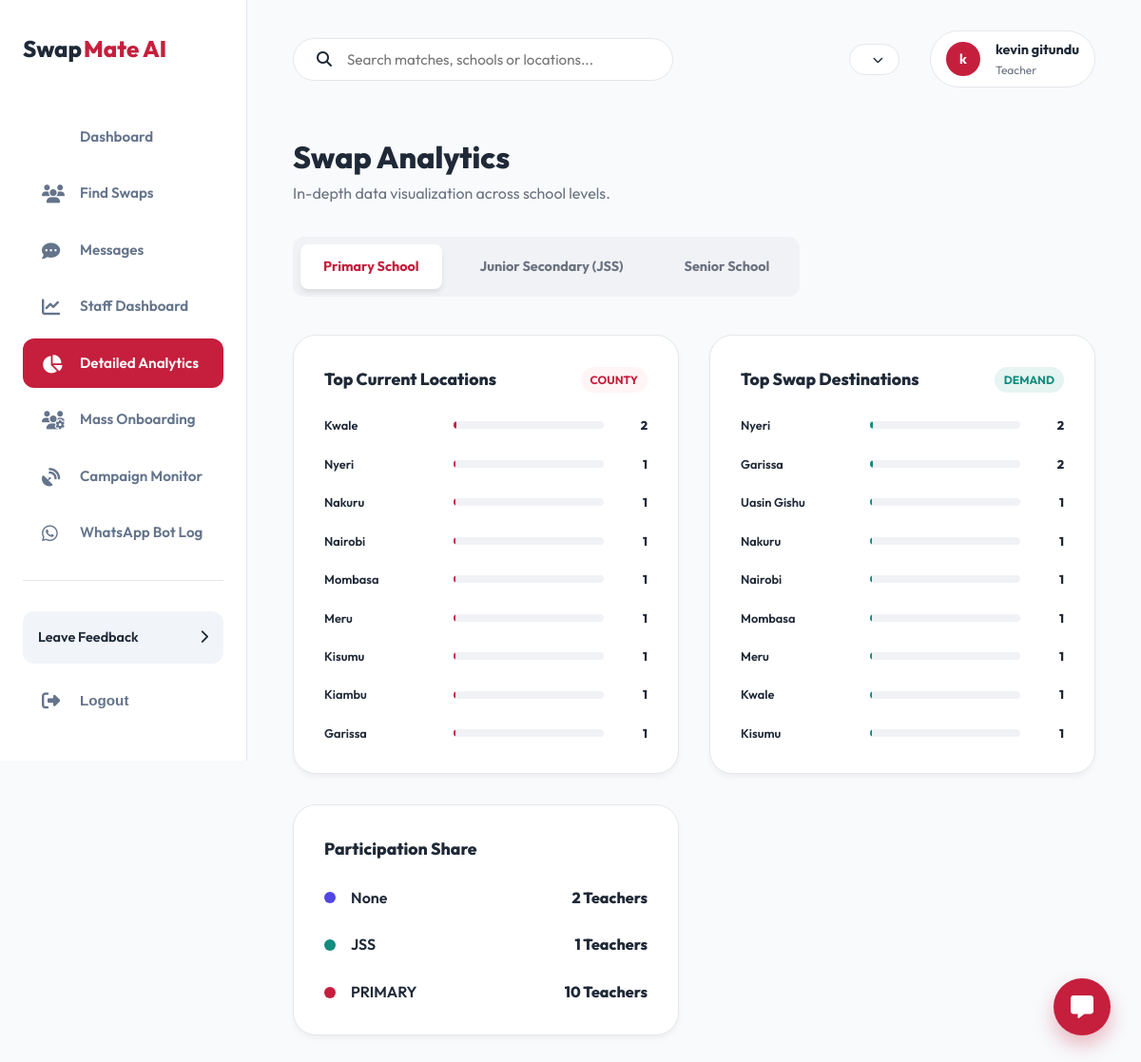
The page /accounts/staff/analytics/ (signed in) on the database its author committed.
### accounts/models.py (models this page shows, shortened)
class User(AbstractBaseUser, PermissionsMixin):
    phone_number = models.CharField(max_length=15, unique=True)
    first_name = models.CharField(max_length=30, blank=True)
    last_name = models.CharField(max_length=30, blank=True)
    email = models.EmailField(unique=True, null=True, blank=True)
    is_active = models.BooleanField(default=True)
    is_staff = models.BooleanField(default=False)
    date_joined = models.DateTimeField(auto_now_add=True)
    last_seen = models.DateTimeField(null=True, blank=True)
    objects = CustomUserManager()
    USERNAME_FIELD = 'phone_number'
    REQUIRED_FIELDS = ['first_name', 'last_name']

### locations/models.py (models this page shows, shortened)
class County(models.Model):
    name = models.CharField(max_length=100, unique=True)
    class Meta:
        verbose_name_plural = "Counties"

### accounts/views.py (the view)
# urls.py: path('staff/analytics/', views.swap_analytics, name='swap_analytics'),
@login_required
def swap_analytics(request):
    if not request.user.is_staff:
        return redirect('accounts:dashboard')
    from django.db.models import Count
    from locations.models import County
    from .models import TeacherProfile, TeacherSubject, Subject, PreferredLocation
    level = request.GET.get('level', 'PRIMARY')
    profiles = TeacherProfile.objects.filter(level=level)
    top_current = profiles.values('county__name').annotate(count=Count('id')).order_by('-count')[:10]
    top_preferred = PreferredLocation.objects.filter(profile__level=level).values('county__name').annotate(count=Count('id')).order_by('-count')[:10]
    top_subjects = []
    if level in ['JSS', 'SENIOR']:
        top_subjects = TeacherSubject.objects.filter(profile__level=level).values('subject__name').annotate(count=Count('id')).order_by('-count')[:10]
    all_levels = TeacherProfile.objects.values('level').annotate(count=Count('id'))
    context = {
        'selected_level': level,
        'top_current': top_current,
        'top_preferred': top_preferred,
        'top_subjects': top_subjects,
        'all_levels': all_levels,
    }
    return render(request, 'accounts/swap_analytics.html', context)

### messenger/context_processors.py (called while the page is built)
def unread_messages_count(request):
    if request.user.is_authenticated:
        count = Message.objects.filter(
            conversation__participants=request.user,
            is_read=False
        ).exclude(sender=request.user).count()
        return {'unread_messages_count': count}
    return {'unread_messages_count': 0}

### accounts/templates/accounts/swap_analytics.html (shortened to what this page needs)
{% extends 'core/base_app.html' %}
{% load static %}
{% block content %}
<div class="db-welcome" style="margin-bottom: 2rem;">
    <h1 style="font-size: 2rem; font-weight: 800;">Swap Analytics</h1>
    <p style="color: var(--text-muted);">In-depth data visualization across school levels.</p>
</div>
<div class="analytics-tabs" style="display: flex; gap: 1rem; margin-bottom: 2.5rem; background: #f0f2f5; padding: 0.5rem; border-radius: 12px; width: fit-content;">
    <a href="?level=PRIMARY" class="analytics-tab {% if selected_level == 'PRIMARY' %}active{% endif %}">Primary School</a>
    <a href="?level=JSS" class="analytics-tab {% if selected_level == 'JSS' %}active{% endif %}">Junior Secondary (JSS)</a>
    <a href="?level=SENIOR" class="analytics-tab {% if selected_level == 'SENIOR' %}active{% endif %}">Senior School</a>
</div>
<div class="analytics-grid" style="display: grid; grid-template-columns: repeat(auto-fit, minmax(400px, 1fr)); gap: 2rem;">
    <div class="db-card">
        <div style="display: flex; justify-content: space-between; align-items: center; margin-bottom: 1.5rem;">
            <h3 style="font-size: 1.1rem; font-weight: 800; color: var(--text-dark);">Top Current Locations</h3>
            <span style="font-size: 0.75rem; font-weight: 700; color: var(--primary); background: #fff5f6; padding: 4px 10px; border-radius: 20px;">COUNTY</span>
        </div>
        <div class="chart-container">
            {% for item in top_current %}
            <div class="chart-row">
                <div class="chart-label">{{ item.county__name }}</div>
                <div class="chart-bar-wrap">
                    <div class="chart-bar" style="width: {{ item.count }}%;"></div>
                </div>
                <div class="chart-value">{{ item.count }}</div>
            </div>
            {% empty %}
            <p style="text-align: center; color: var(--text-muted); padding: 2rem;">No data available for this level.</p>
            {% endfor %}
        </div>
    </div>
    <div class="db-card">
        <div style="display: flex; justify-content: space-between; align-items: center; margin-bottom: 1.5rem;">
            <h3 style="font-size: 1.1rem; font-weight: 800; color: var(--text-dark);">Top Swap Destinations</h3>
            <span style="font-size: 0.75rem; font-weight: 700; color: #128c7e; background: #e6f4f2; padding: 4px 10px; border-radius: 20px;">DEMAND</span>
        </div>
        <div class="chart-container">
            {% for item in top_preferred %}
            <div class="chart-row">
                <div class="chart-label">{{ item.county__name }}</div>
                <div class="chart-bar-wrap">
                    <div class="chart-bar pref" style="width: {{ item.count }}%;"></div>
                </div>
                <div class="chart-value">{{ item.count }}</div>
            </div>
            {% empty %}
            <p style="text-align: center; color: var(--text-muted); padding: 2rem;">No data available for this level.</p>
            {% endfor %}
        </div>
    </div>
    <div class="db-card">
        <h3 style="font-size: 1.1rem; font-weight: 800; color: var(--text-dark); margin-bottom: 1.5rem;">Participation Share</h3>
        <div style="display: flex; flex-direction: column; gap: 1.5rem;">
            {% for level_item in all_levels %}
            <div style="display: flex; align-items: center; justify-content: space-between;">
                <div style="display: flex; align-items: center; gap: 1rem;">
                    <div style="width: 12px; height: 12px; border-radius: 50%;
                        {% if level_item.level == 'PRIMARY' %}background: var(--primary);
                        {% elif level_item.level == 'JSS' %}background: #128c7e;
                        {% else %}background: #4f46e5;{% endif %}"></div>
                    <span style="font-weight: 600;">{{ level_item.level }}</span>
                </div>
                <span style="font-weight: 800; color: var(--text-dark);">{{ level_item.count }} Teachers</span>
            </div>
            {% endfor %}
        </div>
    </div>
</div>
{% endblock %}

### core/templates/core/base_app.html (shortened to what this page needs)
{% load static %}
<!DOCTYPE html>
<html lang="en">
<head>
    <link rel="stylesheet" href="https://cdnjs.cloudflare.com/ajax/libs/font-awesome/6.4.0/css/all.min.css">
    <link rel="stylesheet" href="{% static 'core/css/style.css' %}">
</head>
<body>
    <div class="app-layout">
        <aside class="app-sidebar" id="app-sidebar">
            <a href="/" class="logo" style="color: var(--text-dark); font-weight: 800;">Swap<span>Mate AI</span></a>
            <nav class="sidebar-nav">
                <a href="{% url 'accounts:dashboard' %}" class="nav-item {% if request.resolver_match.url_name == 'dashboard' %}active{% endif %}">
                    Dashboard
                </a>
                <a href="{% url 'accounts:find_swaps' %}" class="nav-item {% if request.resolver_match.url_name == 'find_swaps' %}active{% endif %}">
                    <i class="fas fa-users"></i>
                    Find Swaps
                </a>
                <a href="{% url 'messenger:inbox' %}" class="nav-item {% if '/messenger/' in request.path %}active{% endif %}">
                    <i class="fas fa-comment-dots"></i>
                    Messages
                </a>
                {% if user.is_staff %}
                <a href="{% url 'accounts:staff_dashboard' %}" class="nav-item {% if request.resolver_match.url_name == 'staff_dashboard' %}active{% endif %}">
                    <i class="fas fa-chart-line"></i>
                    Staff Dashboard
                </a>
                <a href="{% url 'accounts:swap_analytics' %}" class="nav-item {% if request.resolver_match.url_name == 'swap_analytics' %}active{% endif %}">
                    <i class="fas fa-chart-pie"></i>
                    Detailed Analytics
                </a>
                <a href="{% url 'messenger:bulk_onboard' %}" class="nav-item {% if request.resolver_match.url_name == 'bulk_onboard' %}active{% endif %}">
                    <i class="fas fa-users-cog"></i>
                    Mass Onboarding
                </a>
                <a href="{% url 'messenger:bulk_campaign_admin' %}" class="nav-item {% if request.resolver_match.url_name == 'bulk_campaign_admin' %}active{% endif %}">
                    <i class="fas fa-satellite-dish"></i>
                    Campaign Monitor
                </a>
                <a href="{% url 'messenger:whatsapp_admin' %}" class="nav-item {% if request.resolver_match.url_name == 'whatsapp_admin' %}active{% endif %}">
                    <i class="fab fa-whatsapp"></i>
                    WhatsApp Bot Log
                </a>
                {% endif %}
            </nav>
            <div class="sidebar-footer">
                <a href="#" class="feedback-card">
                    <span>Leave Feedback</span>
                    <i class="fas fa-chevron-right"></i>
                </a>
                <form action="{% url 'accounts:logout' %}" method="post" style="margin-top: 1rem;">
                    <button type="submit" class="nav-item" style="width: 100%; border: none; background: none; cursor: pointer; text-align: left;">
                        <i class="fas fa-sign-out-alt"></i>
                        Logout
                    </button>
                </form>
            </div>
        </aside>
        <main class="app-main">
            <header class="app-header">
                <div class="header-search">
                    <i class="fas fa-search"></i>
                    <input type="text" placeholder="Search matches, schools or locations...">
                </div>
                <div class="header-actions">
                    <div class="dropdown">
                        <button class="btn-secondary" style="padding: 0.5rem 1rem; border-radius: 50px; font-size: 0.85rem;">
                            {{ profile.get_level_display }} <i class="fas fa-chevron-down" style="margin-left: 0.5rem; font-size: 0.7rem;"></i>
                        </button>
                    </div>
                    <div class="user-pill">
                        <div class="avatar-small">{{ user.first_name|first }}</div>
                        <div class="user-info-text">
                            <strong>{{ user.first_name }} {{ user.last_name }}</strong>
                            <span>Teacher</span>
                        </div>
                    </div>
                </div>
            </header>
            {% block content %}{% endblock %}
        </main>
    </div>
    <div class="chat-widget" id="chat-toggle-new" style="bottom: 2rem; right: 2rem;">
        <i class="fas fa-comment-alt" style="font-size: 1.5rem;"></i>
    </div>
</body>
</html>

### core/static/core/css/style.css (style rules this page uses)
:root { --primary: #c51f3d; --primary-hover: #a01931; --bg-light: #ffffff; --text-dark: #1f2937; --text-muted: #6b7280; --border: #e5e7eb; --grid-color: rgba(0, 0, 0, 0.03); --font-main: 'Outfit', sans-serif; --shadow-sm: 0 1px 2px 0 rgb(0 0 0 / 0.05); --shadow-md: 0 4px 6px -1px rgb(0 0 0 / 0.1), 0 2px 4px -2px rgb(0 0 0 / 0.1); }
* { margin: 0; padding: 0; box-sizing: border-box; }
body { font-family: var(--font-main); background-color: var(--bg-light); color: var(--text-dark); line-height: 1.6; overflow-x: hidden; background-image: linear-gradient(var(--grid-color) 1px, transparent 1px), linear-gradient(90deg, var(--grid-color) 1px, transparent 1px); background-size: 40px 40px; }
.logo { font-size: 1.25rem; font-weight: 700; text-decoration: none; color: var(--text-dark); display: flex; align-items: center; }
.logo span { color: var(--primary); margin-left: 2px; }
.btn-secondary { padding: 1rem 2rem; border-radius: 12px; color: var(--text-dark); text-decoration: none; font-weight: 700; border: 1px solid var(--border); background: white; transition: 0.3s; }
.chat-widget { position: fixed; bottom: 30px; right: 30px; z-index: 1000; width: 60px; height: 60px; background: var(--primary); border-radius: 50%; display: flex; align-items: center; justify-content: center; color: white; box-shadow: 0 10px 20px rgba(197, 31, 61, 0.3); cursor: pointer; transition: 0.3s; }
.app-layout { display: flex; min-height: 100vh; background: #f8fafc; }
.app-sidebar { width: 260px; background: white; border-right: 1px solid var(--border); display: flex; flex-direction: column; padding: 2rem 1.5rem; position: fixed; height: 100vh; }
.app-sidebar .logo { font-size: 1.5rem; margin-bottom: 3rem; display: block; text-decoration: none; }
.sidebar-nav { flex: 1; }
.nav-item { display: flex; align-items: center; gap: 1rem; padding: 0.85rem 1rem; color: var(--text-muted); text-decoration: none; font-weight: 600; border-radius: 12px; margin-bottom: 0.5rem; transition: 0.3s; }
.nav-item i { font-size: 1.2rem; width: 24px; }
.nav-item.active { background: var(--primary); color: white; }
.sidebar-footer { padding-top: 2rem; border-top: 1px solid var(--border); }
.feedback-card { background: #f1f5f9; padding: 1rem; border-radius: 12px; display: flex; align-items: center; justify-content: space-between; font-size: 0.9rem; color: var(--text-dark); text-decoration: none; font-weight: 600; }
.app-main { flex: 1; margin-left: 260px; padding: 2rem 3rem; }
.app-header { display: flex; justify-content: space-between; align-items: center; margin-bottom: 3rem; }
.header-search { background: white; border: 1px solid var(--border); padding: 0.75rem 1.5rem; border-radius: 50px; width: 400px; display: flex; align-items: center; gap: 1rem; }
.header-search input { border: none; outline: none; width: 100%; font-family: inherit; font-size: 0.95rem; }
.header-actions { display: flex; align-items: center; gap: 2rem; }
.user-pill { display: flex; align-items: center; gap: 1rem; background: white; padding: 0.5rem 1rem; border-radius: 50px; border: 1px solid var(--border); }
.user-pill img, .user-pill .avatar-small { width: 36px; height: 36px; border-radius: 50%; background: var(--primary); color: white; display: flex; align-items: center; justify-content: center; font-weight: 700; font-size: 0.9rem; }
.user-info-text { display: flex; flex-direction: column; }
.user-info-text strong { font-size: 0.9rem; color: var(--text-dark); }
.user-info-text span { font-size: 0.75rem; color: var(--text-muted); }
.db-card { background: white; border-radius: 24px; padding: 2rem; border: 1px solid var(--border); box-shadow: 0 4px 6px -1px rgba(0, 0, 0, 0.05); }
.nav-item { display: flex; align-items: center; gap: 1rem; padding: 0.85rem 1.25rem; border-radius: 12px; color: #64748b; text-decoration: none; font-weight: 600; font-size: 0.95rem; transition: all 0.2s; }

### rows shown on the page
User: first_name|first "k", first_name "kevin", last_name "gitundu"
County: county__name "Kwale", count "2", count "1"
County: county__name "Nyeri", count "1", count "2"
County: county__name "Nakuru", count "1"
County: county__name "Nairobi", count "1"
County: county__name "Mombasa", count "1"
County: county__name "Meru", count "1"
County: county__name "Kisumu", count "1"
County: county__name "Kiambu", count "1"
County: county__name "Garissa", count "1", count "2"
County: county__name "Uasin Gishu", count "1"

### other values the page prints
{{ level_item.level }} "None" "JSS" "PRIMARY"
{{ level_item.count }} "2" "1" "10"
